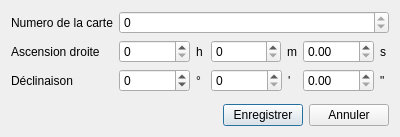
<?xml version="1.0" encoding="UTF-8"?>
<ui version="4.0">
 <class>MapModificationDialog</class>
 <widget class="QDialog" name="MapModificationDialog">
  <property name="geometry">
   <rect>
    <x>0</x>
    <y>0</y>
    <width>400</width>
    <height>137</height>
   </rect>
  </property>
  <property name="windowTitle">
   <string>Modifier une carte</string>
  </property>
  <property name="windowIcon">
   <iconset resource="../ressources.qrc">
    <normaloff>:/res/icons/icons8-edition-de-la-carte-96.png</normaloff>:/res/icons/icons8-edition-de-la-carte-96.png</iconset>
  </property>
  <layout class="QVBoxLayout" name="verticalLayout" stretch="1,0">
   <item>
    <layout class="QFormLayout" name="formLayout">
     <item row="0" column="0">
      <widget class="QLabel" name="label">
       <property name="text">
        <string>Numero de la carte</string>
       </property>
      </widget>
     </item>
     <item row="0" column="1">
      <widget class="QSpinBox" name="numberSpinBox">
       <property name="readOnly">
        <bool>true</bool>
       </property>
      </widget>
     </item>
     <item row="1" column="0">
      <widget class="QLabel" name="label_2">
       <property name="text">
        <string>Ascension droite</string>
       </property>
      </widget>
     </item>
     <item row="1" column="1">
      <layout class="QHBoxLayout" name="horizontalLayout_2" stretch="8,1,8,1,8,1">
       <item>
        <widget class="QSpinBox" name="raHourSpinBox">
         <property name="maximum">
          <number>23</number>
         </property>
        </widget>
       </item>
       <item>
        <widget class="QLabel" name="label_7">
         <property name="text">
          <string>h</string>
         </property>
        </widget>
       </item>
       <item>
        <widget class="QSpinBox" name="raMinuteSpinBox">
         <property name="maximum">
          <number>59</number>
         </property>
        </widget>
       </item>
       <item>
        <widget class="QLabel" name="label_8">
         <property name="text">
          <string>m</string>
         </property>
        </widget>
       </item>
       <item>
        <widget class="QDoubleSpinBox" name="raSecondDoubleSpinBox">
         <property name="locale">
          <locale language="English" country="UnitedStates"/>
         </property>
         <property name="maximum">
          <double>59.990000000000002</double>
         </property>
        </widget>
       </item>
       <item>
        <widget class="QLabel" name="label_9">
         <property name="text">
          <string>s</string>
         </property>
        </widget>
       </item>
      </layout>
     </item>
     <item row="2" column="0">
      <widget class="QLabel" name="label_3">
       <property name="text">
        <string>Déclinaison</string>
       </property>
      </widget>
     </item>
     <item row="2" column="1">
      <layout class="QHBoxLayout" name="horizontalLayout" stretch="8,1,8,1,8,1">
       <item>
        <widget class="QSpinBox" name="decDegreeSpinBox">
         <property name="minimum">
          <number>-90</number>
         </property>
         <property name="maximum">
          <number>90</number>
         </property>
        </widget>
       </item>
       <item>
        <widget class="QLabel" name="label_4">
         <property name="text">
          <string>°</string>
         </property>
        </widget>
       </item>
       <item>
        <widget class="QSpinBox" name="decMinuteSpinBox">
         <property name="maximum">
          <number>59</number>
         </property>
        </widget>
       </item>
       <item>
        <widget class="QLabel" name="label_5">
         <property name="text">
          <string>'</string>
         </property>
        </widget>
       </item>
       <item>
        <widget class="QDoubleSpinBox" name="decSecondDoubleSpinBox">
         <property name="locale">
          <locale language="English" country="UnitedStates"/>
         </property>
         <property name="maximum">
          <double>59.990000000000002</double>
         </property>
        </widget>
       </item>
       <item>
        <widget class="QLabel" name="label_6">
         <property name="text">
          <string>&quot;</string>
         </property>
        </widget>
       </item>
      </layout>
     </item>
    </layout>
   </item>
   <item>
    <layout class="QHBoxLayout" name="horizontalLayout_3">
     <item>
      <spacer name="horizontalSpacer">
       <property name="orientation">
        <enum>Qt::Horizontal</enum>
       </property>
       <property name="sizeHint" stdset="0">
        <size>
         <width>40</width>
         <height>20</height>
        </size>
       </property>
      </spacer>
     </item>
     <item>
      <widget class="QPushButton" name="SavePushButton">
       <property name="text">
        <string>Enregistrer</string>
       </property>
       <property name="icon">
        <iconset resource="../ressources.qrc">
         <normaloff>:/res/icons/icons8-save-96.png</normaloff>:/res/icons/icons8-save-96.png</iconset>
       </property>
      </widget>
     </item>
     <item>
      <widget class="QPushButton" name="CancelPushButton">
       <property name="text">
        <string>Annuler</string>
       </property>
       <property name="icon">
        <iconset resource="../ressources.qrc">
         <normaloff>:/res/icons/icons8-close-window-96.png</normaloff>:/res/icons/icons8-close-window-96.png</iconset>
       </property>
      </widget>
     </item>
    </layout>
   </item>
  </layout>
 </widget>
 <resources>
  <include location="../ressources.qrc"/>
 </resources>
 <connections/>
</ui>
